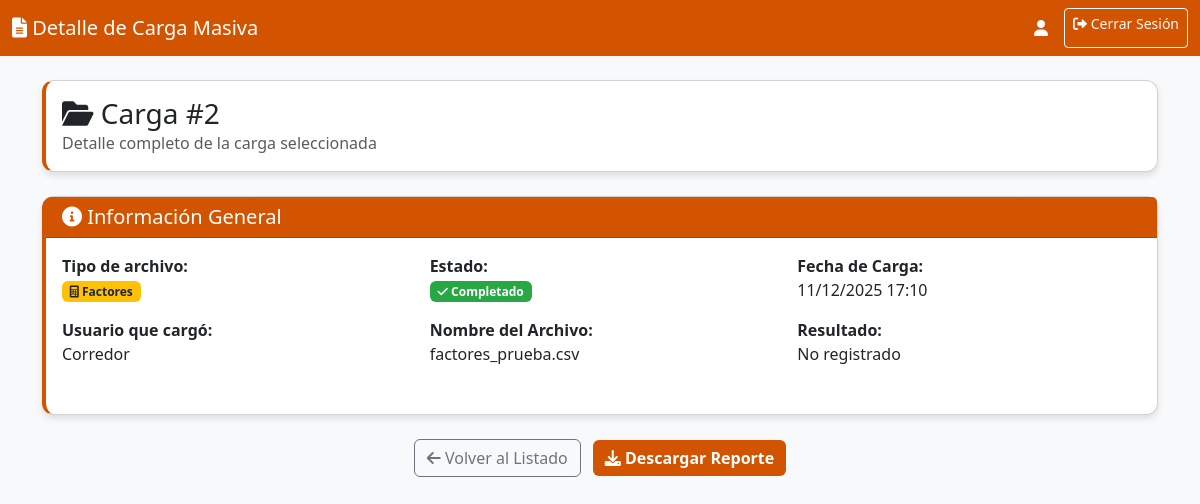
Page /detalles-carga/2/ (signed in) on the committed database.
### NuamApp/models.py (models this page shows)
class Archivocarga(models.Model):
    id_archivo = models.AutoField(db_column='ID_archivo', primary_key=True)
    tipo_archivo = models.CharField(max_length=30)
    fecha_carga = models.DateTimeField()
    estado = models.CharField(max_length=20)
    archivo_url = models.CharField(max_length=150, blank=True, null=True)
    fk_id_usuario = models.ForeignKey('Usuario', on_delete=models.CASCADE, db_column='FK_ID_usuario')
    class Meta:
        db_table = 'archivocarga'

class Usuario(models.Model):
    id_usuario = models.AutoField(db_column='ID_usuario', primary_key=True)
    nombre = models.CharField(max_length=15)
    correo = models.CharField(max_length=50)
    contrasena = models.CharField(max_length=128)
    rol = models.CharField(max_length=20)
    estado = models.CharField(max_length=10)
    class Meta:
        db_table = 'usuario'

### NuamApp/views.py (the view)
    def wrapper(request, *args, **kwargs):
        if 'usuario_id' not in request.session:
            messages.error(request, 'Debes iniciar sesión para acceder')
            return redirect('login')
        return view_func(request, *args, **kwargs)

### NuamApp/views.py (called while the page is built)
def login_required_custom(view_func):
    def wrapper(request, *args, **kwargs):
        if 'usuario_id' not in request.session:
            messages.error(request, 'Debes iniciar sesión para acceder')
            return redirect('login')
        return view_func(request, *args, **kwargs)
    return wrapper

@login_required_custom
def ver_detalles_carga(request, carga_id):
    try:
        carga = Archivocarga.objects.get(id_archivo=carga_id)
        if carga.tipo_archivo == 'factores':
            registros = Factor.objects.all().count()
        elif carga.tipo_archivo == 'montos':
            registros = Calificacion.objects.filter(
                factor_actualizado__isnull=False
            ).count()
        else:
            registros = Calificacion.objects.all().count()
        context = {
            'carga': carga,
            'total_registros': registros,
        }
        return render(request, 'template_cargas/template_detalles_carga.html', context)
    except Archivocarga.DoesNotExist:
        messages.error(request, 'La carga no existe')
        return redirect('listado_cargas')

### templates/template_cargas/template_detalles_carga.html (shortened to what this page needs)
<!DOCTYPE html>
<html lang="es">
<head>
    <link href="https://cdn.jsdelivr.net/npm/bootstrap@5.3.0/dist/css/bootstrap.min.css" rel="stylesheet">
    <link rel="stylesheet" href="https://cdnjs.cloudflare.com/ajax/libs/font-awesome/6.0.0/css/all.min.css">
</head>
<body>
    <nav class="navbar navbar-expand-lg navbar-nuam">
        <div class="container-fluid">
            <span class="navbar-brand text-white">
                <i class="fas fa-file-alt"></i> Detalle de Carga Masiva
            </span>
            <div class="navbar-nav ms-auto">
                <span class="navbar-text text-white me-3">
                    <i class="fas fa-user"></i> {{ request.session.nombre }}
                </span>
                <a href="{% url 'logout' %}" class="btn btn-sm btn-outline-light">
                    <i class="fas fa-sign-out-alt"></i> Cerrar Sesión
                </a>
            </div>
        </div>
    </nav>
    <div class="container py-4">
        <div class="card card-nuam mb-4">
            <div class="card-body">
                <h3 class="mb-0">
                    <i class="fas fa-folder-open"></i> Carga #{{ carga.id_archivo }}
                </h3>
                <p class="text-muted mb-0">Detalle completo de la carga seleccionada</p>
            </div>
        </div>
        <div class="card card-nuam mb-4">
            <div class="card-header" style="background: var(--naranja-oscuro); color:white;">
                <h5 class="mb-0"><i class="fas fa-info-circle"></i> Información General</h5>
            </div>
            <div class="card-body">
                <div class="row mb-3">
                    <div class="col-md-4">
                        <strong>Tipo de archivo:</strong>
                        <p class="mb-1">
                            {% if carga.tipo_archivo == 'montos' %}
                                <span class="badge bg-info"><i class="fas fa-money-bill"></i> Montos</span>
                            {% elif carga.tipo_archivo == 'factores' %}
                                <span class="badge bg-warning text-dark"><i class="fas fa-calculator"></i> Factores</span>
                            {% else %}
                                <span class="badge bg-purple"><i class="fas fa-star"></i> Calificaciones</span>
                            {% endif %}
                        </p>
                    </div>
                    <div class="col-md-4">
                        <strong>Estado:</strong>
                        <p class="mb-1">
                            {% if carga.estado == 'completado' %}
                                <span class="badge badge-completado"><i class="fas fa-check"></i> Completado</span>
                            {% elif carga.estado == 'procesando' %}
                                <span class="badge badge-procesando"><i class="fas fa-sync-alt"></i> Procesando</span>
                            {% else %}
                                <span class="badge badge-error"><i class="fas fa-exclamation"></i> Error</span>
                            {% endif %}
                        </p>
                    </div>
                    <div class="col-md-4">
                        <strong>Fecha de Carga:</strong>
                        <p>{{ carga.fecha_carga|date:"d/m/Y H:i" }}</p>
                    </div>
                    <div class="col-md-4">
                        <strong>Usuario que cargó:</strong>
                        <p>{{ carga.fk_id_usuario.nombre }}</p>
                    </div>
                    <div class="col-md-4">
                        <strong>Nombre del Archivo:</strong>
                        <p>{{ carga.archivo_url|default:"No disponible" }}</p>
                    </div>
                    <div class="col-md-4">
                        <strong>Resultado:</strong>
                        <p>{{ carga.resultado|default:"No registrado" }}</p>
                    </div>
                </div>
            </div>
        </div>
        <div class="text-center mt-4">
            <a href="{% url 'listado_cargas' %}" class="btn btn-outline-secondary me-2">
                <i class="fas fa-arrow-left"></i> Volver al Listado
            </a>
            {% if carga.estado == 'completado' %}
            <a href="{% url 'descargar_carga' carga.id_archivo %}" class="btn btn-nuam">
                <i class="fas fa-download"></i> Descargar Reporte
            </a>
            {% endif %}
        </div>
    </div>
</body>
</html>

### templates/template_cargas/template_detalles_carga.html (style rules this page uses)
:root { --naranja-oscuro: #D35400; --naranja: #E67E22; --naranja-claro: #F39C12; --gris-claro: #F8F9FA; --blanco: #FFFFFF; --texto-oscuro: #2C3E50; }
body { background-color: var(--gris-claro); font-family: 'Segoe UI', Tahoma, Geneva, Verdana, sans-serif; }
.navbar-nuam { background: var(--naranja-oscuro) !important; }
.card-nuam { background: var(--blanco); border-radius: 12px; border-left: 4px solid var(--naranja-oscuro); box-shadow: 0 4px 6px rgba(0,0,0,0.1); }
.badge-completado { background: #28a745; }
.btn-nuam { background-color: var(--naranja-oscuro); color: white; font-weight: 600; border: none; }

### rows in the picture
Archivocarga: id_archivo "2", fecha_carga "11/12/2025 17:10", fk_id_usuario.nombre "Corredor", archivo_url "factores_prueba.csv"

### other values in the picture
{{ carga.resultado|default:"No registrado" }} "No registrado"
